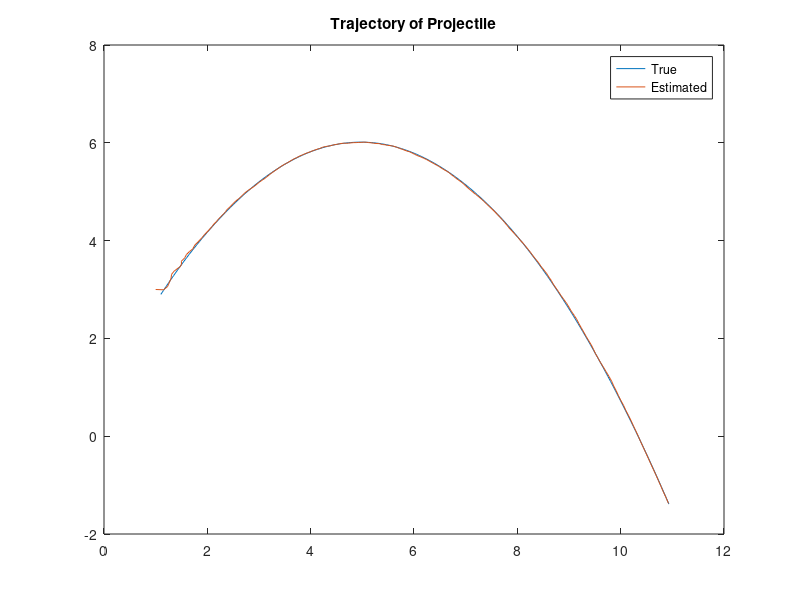
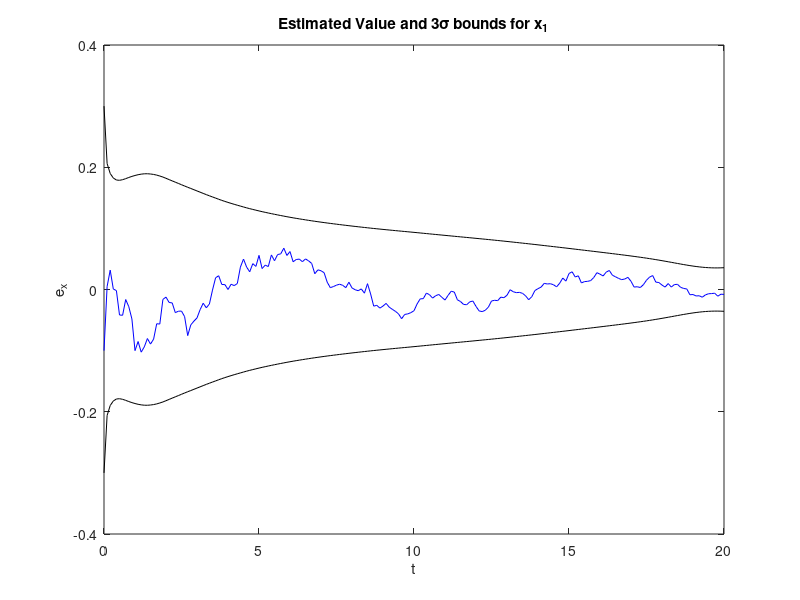
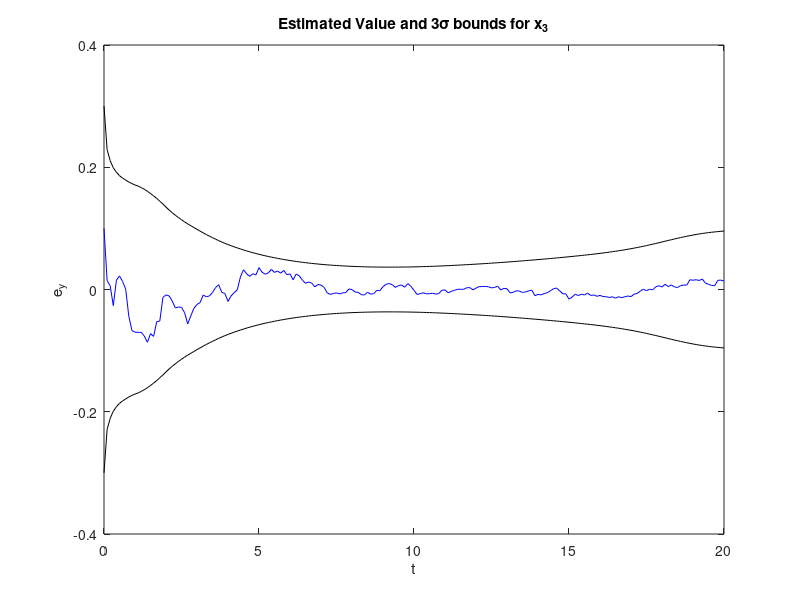
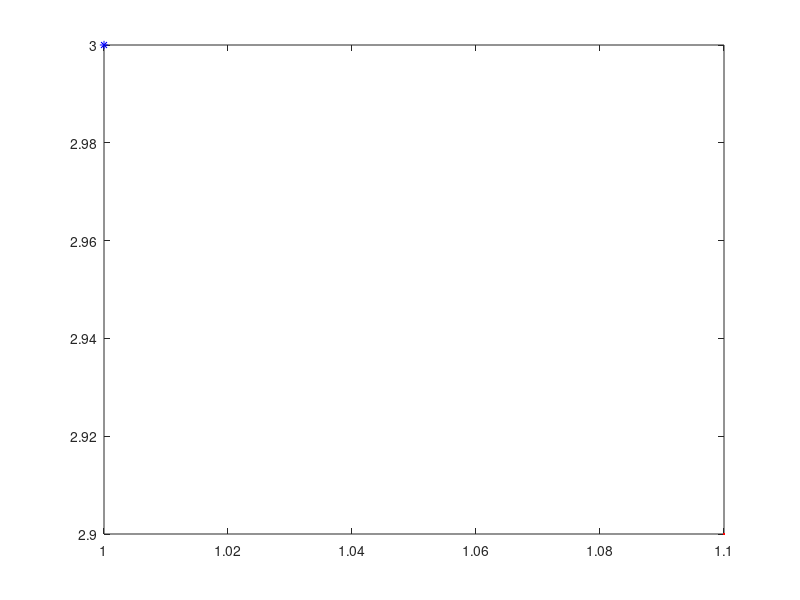

These charts were generated, in order, by the following MATLAB code: (Note: this script raises an error after producing the figures.)
%% MAE6292 HW 5 Problem 3
% Randy Schur
%4/28/15

clear all;
close all;
N=201;
t=linspace(0,20,N);
h=t(2)-t(1);
sigma_x=1e-3;
sigma_y=1e-3;
sigma_t1=3*pi/180;
sigma_t2=5*pi/180;

Q=diag([0 sigma_x^2 0 sigma_y^2]);
R=diag([sigma_t1^2 sigma_t2^2]);

X0=[1 0.5 3 0.8]';
P0=diag([0.1^2 0.1^2 0.1^2 0.1^2]);

w_x=normrnd(0,sigma_x,1,N);
w_y=normrnd(0,sigma_y,1,N);
w=[zeros(1,N); w_x; zeros(1,N); w_y];
v_t1=normrnd(0,sigma_t1,1,N);
v_t2=normrnd(0,sigma_t2,1,N);
v=[v_t1;v_t2];

X_true=zeros(4,N);
X_true(:,1)=X0+[0.1 0 -0.1 0]';

Ak=[1 h 0 0;
    0 1 0 0;
    0 0 1 h;
    0 0 0 1];
B=[0;0;h^2/2;h];
u=-0.1;
% True Trajectory
for k=1:N-1
    X_true(:,k+1)=Ak*X_true(:,k)+ + B*u + w(:,k);
end
%generate measurements.
for k=1:N
    x=X_true(1,k);
    y=X_true(3,k);
    z(:,k)=[sqrt((x-4)^2 +y^2);sqrt((x-8)^2 +y^2)] + v(:,k);
end


%EKF
x_bar=zeros(4,N);
P=zeros(4,4,N);
x_bar(:,1)=X0;
P(:,:,1)=P0;
for k=1:N-1
   %prediction step
    x_bar_minus = Ak*x_bar(:,k) + B*u;
    P_minus = Ak*P(:,:,k)*Ak'+Q;
    
   %update step 
   x = x_bar_minus(1);
   y = x_bar_minus(3);
   H=[(x-4)/sqrt((x-4)^2+y^2) 0 y/sqrt((x-4)^2+y^2) 0;
      (x-8)/sqrt((x-8)^2+y^2) 0 y/sqrt((x-8)^2+y^2) 0];
  z_bar = [sqrt((x-4)^2 +y^2);sqrt((x-8)^2 +y^2)];  
  K=P_minus*H'*inv(H*P_minus*H'+R);
    x_bar_plus=x_bar_minus+K*(z(:,k+1)-z_bar);
    P_plus=(eye(4)-K*H)*P_minus;
  %  
    x_bar(:,k+1) = x_bar_plus;
    P(:,:,k+1) = P_plus;  
end

plot(X_true(1,:), X_true(3,:), x_bar(1,:), x_bar(3,:))
title('Trajectory of Projectile')
legend('True','Estimated')

for k=1:N
    sigma_x(k)=sqrt(P(1,1,k));
    sigma_y(k)=sqrt(P(3,3,k));
end

figure;
plot(t,x_bar(1,:)-X_true(1,:),'b',t,3*sigma_x,'k',t,-3*sigma_x,'k');
xlabel('t');ylabel('e_x');
title('Estimated Value and 3\sigma bounds for x_1')
figure;
plot(t,x_bar(3,:)-X_true(3,:),'b',t,3*sigma_y,'k',t,-3*sigma_y,'k');
xlabel('t');ylabel('e_y');

title('Estimated Value and 3\sigma bounds for x_3')

figure;
for k=1:10:N
    plot(X_true(1,k),X_true(3,k),'r.');hold on;
    plot(x_bar(1,k),x_bar(3,k),'b*');
    plot_gaussian_ellipsoid(x_bar([1 3],k),P([1 3],[1 3],k),3);
end
axis equal;
xlabel('x');ylabel('y');
title('Trajectory with Covariance Ellipses')
legend('true values', 'estimated values', 'covariance ellipse')
